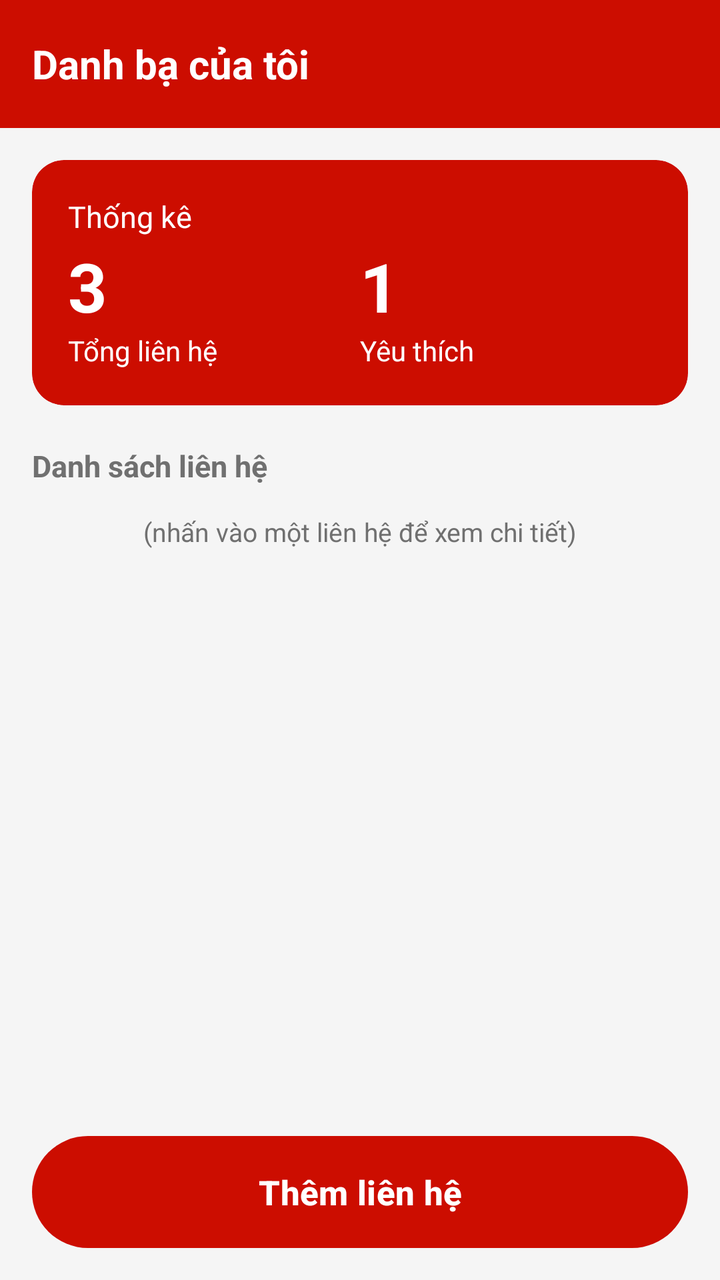
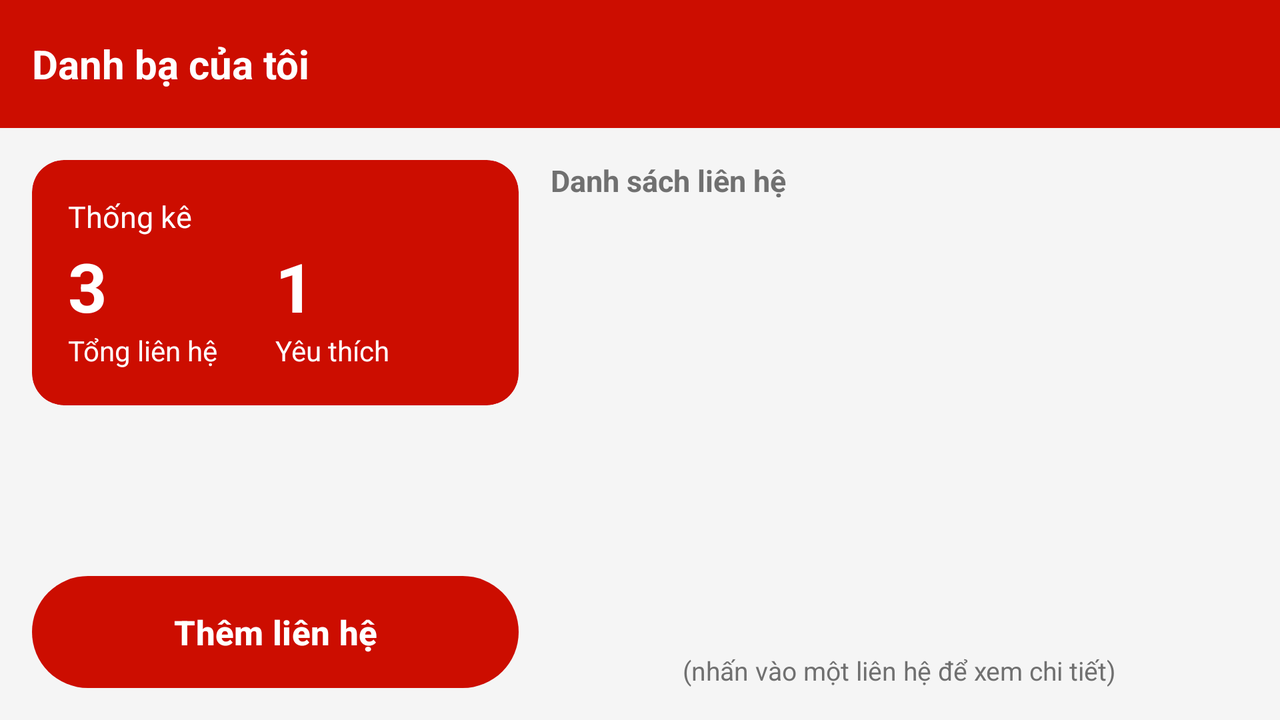

An Android layout and its configuration variant, each rendered on a device that would load it. The default file and the variant file are quoted in full after the pictures.
<!-- AndroidManifest.xml: application theme Theme.QuanLyDanhBa -->
<!-- res/layout/activity_main.xml -->
<?xml version="1.0" encoding="utf-8"?>
<LinearLayout xmlns:android="http://schemas.android.com/apk/res/android"
    xmlns:app="http://schemas.android.com/apk/res-auto"
    xmlns:tools="http://schemas.android.com/tools"
    android:id="@+id/main"
    android:layout_width="match_parent"
    android:layout_height="match_parent"
    android:orientation="vertical"
    tools:context=".MainActivity">

    <com.google.android.material.appbar.MaterialToolbar
        android:id="@+id/toolbar"
        style="@style/Widget.App.Toolbar"
        android:layout_width="match_parent"
        android:layout_height="?attr/actionBarSize"
        app:title="@string/title_main" />

    <androidx.constraintlayout.widget.ConstraintLayout
        android:layout_width="match_parent"
        android:layout_height="0dp"
        android:layout_weight="1"
        android:background="@color/background"
        android:padding="16dp">

        
        <com.google.android.material.card.MaterialCardView
            android:id="@+id/cardStats"
            android:layout_width="0dp"
            android:layout_height="wrap_content"
            app:cardBackgroundColor="@color/primary"
            app:cardCornerRadius="16dp"
            app:cardElevation="0dp"
            app:layout_constraintEnd_toEndOf="parent"
            app:layout_constraintStart_toStartOf="parent"
            app:layout_constraintTop_toTopOf="parent"
            app:strokeWidth="0dp">

            <LinearLayout
                android:layout_width="match_parent"
                android:layout_height="wrap_content"
                android:orientation="vertical"
                android:padding="18dp">

                <TextView
                    android:layout_width="wrap_content"
                    android:layout_height="wrap_content"
                    android:text="@string/stats_title"
                    android:textColor="@color/white"
                    android:textSize="15sp" />

                <LinearLayout
                    android:layout_width="match_parent"
                    android:layout_height="wrap_content"
                    android:baselineAligned="false"
                    android:layout_marginTop="2dp"
                    android:orientation="horizontal">

                    <LinearLayout
                        android:layout_width="0dp"
                        android:layout_height="wrap_content"
                        android:layout_weight="1"
                        android:orientation="vertical">

                        <TextView
                            android:id="@+id/tvTotal"
                            android:layout_width="wrap_content"
                            android:layout_height="wrap_content"
                            android:textColor="@color/white"
                            android:textSize="34sp"
                            android:textStyle="bold"
                            tools:text="3" />

                        <TextView
                            android:layout_width="wrap_content"
                            android:layout_height="wrap_content"
                            android:text="@string/stats_total"
                            android:textColor="@color/white"
                            android:textSize="14sp" />
                    </LinearLayout>

                    <LinearLayout
                        android:layout_width="0dp"
                        android:layout_height="wrap_content"
                        android:layout_weight="1"
                        android:orientation="vertical">

                        <TextView
                            android:id="@+id/tvFavorite"
                            android:layout_width="wrap_content"
                            android:layout_height="wrap_content"
                            android:textColor="@color/white"
                            android:textSize="34sp"
                            android:textStyle="bold"
                            tools:text="1" />

                        <TextView
                            android:layout_width="wrap_content"
                            android:layout_height="wrap_content"
                            android:text="@string/stats_favorite"
                            android:textColor="@color/white"
                            android:textSize="14sp" />
                    </LinearLayout>
                </LinearLayout>
            </LinearLayout>
        </com.google.android.material.card.MaterialCardView>

        <TextView
            android:id="@+id/tvListLabel"
            style="@style/Widget.App.Label"
            android:layout_width="0dp"
            android:layout_height="wrap_content"
            android:layout_marginTop="20dp"
            android:text="@string/label_contact_list"
            android:textSize="15sp"
            app:layout_constraintEnd_toEndOf="parent"
            app:layout_constraintStart_toStartOf="parent"
            app:layout_constraintTop_toBottomOf="@id/cardStats" />

        
        <androidx.recyclerview.widget.RecyclerView
            android:id="@+id/rvContacts"
            android:layout_width="0dp"
            android:layout_height="wrap_content"
            android:layout_marginTop="10dp"
            app:layout_constrainedHeight="true"
            app:layout_constraintBottom_toTopOf="@id/tvHint"
            app:layout_constraintEnd_toEndOf="parent"
            app:layout_constraintStart_toStartOf="parent"
            app:layout_constraintTop_toBottomOf="@id/tvListLabel"
            app:layout_constraintVertical_bias="0"
            app:layout_constraintVertical_chainStyle="packed"
            tools:itemCount="3"
            tools:listitem="@layout/item_contact" />

        <TextView
            android:id="@+id/tvHint"
            android:layout_width="0dp"
            android:layout_height="wrap_content"
            android:layout_marginTop="4dp"
            android:layout_marginBottom="12dp"
            android:gravity="center"
            android:text="@string/hint_tap_contact"
            android:textColor="@color/text_secondary"
            android:textSize="13sp"
            app:layout_constraintBottom_toTopOf="@id/btnAddContact"
            app:layout_constraintEnd_toEndOf="parent"
            app:layout_constraintStart_toStartOf="parent"
            app:layout_constraintTop_toBottomOf="@id/rvContacts" />

        
        <Button
            android:id="@+id/btnAddContact"
            style="@style/Widget.App.Button"
            android:layout_width="0dp"
            android:layout_height="wrap_content"
            android:text="@string/btn_add_contact"
            app:icon="@drawable/ic_add"
            app:iconGravity="textStart"
            app:layout_constraintBottom_toBottomOf="parent"
            app:layout_constraintEnd_toEndOf="parent"
            app:layout_constraintStart_toStartOf="parent" />
    </androidx.constraintlayout.widget.ConstraintLayout>
</LinearLayout>
<!-- resources referenced by this layout -->
<resources>
  <color name="background">#FFF5F5F5</color>
  <color name="primary">#FFCC0D00</color>
  <color name="text_secondary">#FF707070</color>
  <color name="white">#FFFFFFFF</color>
  <string name="btn_add_contact">Thêm liên hệ</string>
  <string name="hint_tap_contact">(nhấn vào một liên hệ để xem chi tiết)</string>
  <string name="label_contact_list">Danh sách liên hệ</string>
  <string name="stats_favorite">Yêu thích</string>
  <string name="stats_title">Thống kê</string>
  <string name="stats_total">Tổng liên hệ</string>
  <string name="title_main">Danh bạ của tôi</string>
  <style name="Widget.App.Button" parent="Widget.Material3.Button">
          <item name="android:minHeight">56dp</item>
          <item name="android:insetTop">0dp</item>
          <item name="android:insetBottom">0dp</item>
          <item name="android:textSize">17sp</item>
          <item name="android:textStyle">bold</item>
      </style>
  <style name="Widget.App.Label" parent="">
          <item name="android:textSize">14sp</item>
          <item name="android:textStyle">bold</item>
          <item name="android:textColor">@color/text_secondary</item>
      </style>
  <style name="Widget.App.Toolbar" parent="Widget.Material3.Toolbar">
          <item name="android:background">@color/primary</item>
          <item name="titleTextColor">@color/white</item>
          <item name="titleTextAppearance">@style/TextAppearance.App.ToolbarTitle</item>
          <item name="navigationIconTint">@color/white</item>
      </style>
  <style name="Theme.QuanLyDanhBa" parent="Base.Theme.QuanLyDanhBa" />
  <style name="TextAppearance.App.ToolbarTitle" parent="TextAppearance.Material3.TitleLarge">
          <item name="android:textSize">20sp</item>
          <item name="android:textStyle">bold</item>
      </style>
  <style name="Base.Theme.QuanLyDanhBa" parent="Theme.Material3.Light.NoActionBar">
          <item name="colorPrimary">@color/primary</item>
          <item name="colorOnPrimary">@color/white</item>
          <item name="colorPrimaryContainer">@color/primary_light</item>
          <item name="colorOnPrimaryContainer">@color/primary_dark</item>
          <item name="colorSecondary">@color/primary</item>
          <item name="colorOnSecondary">@color/white</item>
          <item name="colorError">@color/error</item>
          <item name="android:colorBackground">@color/background</item>
          
          <item name="android:windowBackground">@color/primary_dark</item>
          <item name="colorSurface">@color/surface</item>
          <item name="colorOnSurface">@color/text_primary</item>
          <item name="colorOnSurfaceVariant">@color/text_secondary</item>
          <item name="colorSurfaceContainerLowest">@color/surface</item>
          <item name="colorSurfaceContainerLow">#FFFAFAFA</item>
          <item name="colorSurfaceContainer">#FFF6F6F6</item>
          <item name="colorSurfaceContainerHigh">#FFF3F3F3</item>
          <item name="colorSurfaceContainerHighest">#FFEBEBEB</item>
          <item name="colorOutline">@color/border</item>
          <item name="colorOutlineVariant">@color/divider</item>
      </style>
  <color name="primary_light">#FFFCEBEA</color>
  <color name="primary_dark">#FF990A00</color>
  <color name="error">#FFCC0D00</color>
  <color name="surface">#FFFFFFFF</color>
  <color name="text_primary">#FF2E2E2E</color>
  <color name="border">#FFD4D4D4</color>
  <color name="divider">#FFE6E6E6</color>
</resources>
<!-- res/layout-land/activity_main.xml (the repository's variant of the layout above) -->
<!-- drawn on the phone turned sideways -->
<?xml version="1.0" encoding="utf-8"?>
<LinearLayout xmlns:android="http://schemas.android.com/apk/res/android"
    xmlns:app="http://schemas.android.com/apk/res-auto"
    xmlns:tools="http://schemas.android.com/tools"
    android:id="@+id/main"
    android:layout_width="match_parent"
    android:layout_height="match_parent"
    android:orientation="vertical"
    tools:context=".MainActivity">

    <com.google.android.material.appbar.MaterialToolbar
        android:id="@+id/toolbar"
        style="@style/Widget.App.Toolbar"
        android:layout_width="match_parent"
        android:layout_height="?attr/actionBarSize"
        app:title="@string/title_main" />

    <androidx.constraintlayout.widget.ConstraintLayout
        android:layout_width="match_parent"
        android:layout_height="0dp"
        android:layout_weight="1"
        android:background="@color/background"
        android:padding="16dp">

        
        <androidx.constraintlayout.widget.Guideline
            android:id="@+id/guideline"
            android:layout_width="wrap_content"
            android:layout_height="wrap_content"
            android:orientation="vertical"
            app:layout_constraintGuide_percent="0.4" />

        
        <com.google.android.material.card.MaterialCardView
            android:id="@+id/cardStats"
            android:layout_width="0dp"
            android:layout_height="wrap_content"
            app:cardBackgroundColor="@color/primary"
            app:cardCornerRadius="16dp"
            app:cardElevation="0dp"
            app:layout_constraintEnd_toStartOf="@id/guideline"
            app:layout_constraintStart_toStartOf="parent"
            app:layout_constraintTop_toTopOf="parent"
            app:strokeWidth="0dp">

            <LinearLayout
                android:layout_width="match_parent"
                android:layout_height="wrap_content"
                android:orientation="vertical"
                android:padding="18dp">

                <TextView
                    android:layout_width="wrap_content"
                    android:layout_height="wrap_content"
                    android:text="@string/stats_title"
                    android:textColor="@color/white"
                    android:textSize="15sp" />

                <LinearLayout
                    android:layout_width="match_parent"
                    android:layout_height="wrap_content"
                    android:layout_marginTop="2dp"
                    android:baselineAligned="false"
                    android:orientation="horizontal">

                    <LinearLayout
                        android:layout_width="0dp"
                        android:layout_height="wrap_content"
                        android:layout_weight="1"
                        android:orientation="vertical">

                        <TextView
                            android:id="@+id/tvTotal"
                            android:layout_width="wrap_content"
                            android:layout_height="wrap_content"
                            android:textColor="@color/white"
                            android:textSize="34sp"
                            android:textStyle="bold"
                            tools:text="3" />

                        <TextView
                            android:layout_width="wrap_content"
                            android:layout_height="wrap_content"
                            android:text="@string/stats_total"
                            android:textColor="@color/white"
                            android:textSize="14sp" />
                    </LinearLayout>

                    <LinearLayout
                        android:layout_width="0dp"
                        android:layout_height="wrap_content"
                        android:layout_weight="1"
                        android:orientation="vertical">

                        <TextView
                            android:id="@+id/tvFavorite"
                            android:layout_width="wrap_content"
                            android:layout_height="wrap_content"
                            android:textColor="@color/white"
                            android:textSize="34sp"
                            android:textStyle="bold"
                            tools:text="1" />

                        <TextView
                            android:layout_width="wrap_content"
                            android:layout_height="wrap_content"
                            android:text="@string/stats_favorite"
                            android:textColor="@color/white"
                            android:textSize="14sp" />
                    </LinearLayout>
                </LinearLayout>
            </LinearLayout>
        </com.google.android.material.card.MaterialCardView>

        
        <Button
            android:id="@+id/btnAddContact"
            style="@style/Widget.App.Button"
            android:layout_width="0dp"
            android:layout_height="wrap_content"
            android:text="@string/btn_add_contact"
            app:icon="@drawable/ic_add"
            app:iconGravity="textStart"
            app:layout_constraintBottom_toBottomOf="parent"
            app:layout_constraintEnd_toStartOf="@id/guideline"
            app:layout_constraintStart_toStartOf="parent" />

        <TextView
            android:id="@+id/tvListLabel"
            style="@style/Widget.App.Label"
            android:layout_width="0dp"
            android:layout_height="wrap_content"
            android:layout_marginStart="16dp"
            android:text="@string/label_contact_list"
            android:textSize="15sp"
            app:layout_constraintEnd_toEndOf="parent"
            app:layout_constraintStart_toEndOf="@id/guideline"
            app:layout_constraintTop_toTopOf="parent" />

        
        <androidx.recyclerview.widget.RecyclerView
            android:id="@+id/rvContacts"
            android:layout_width="0dp"
            android:layout_height="0dp"
            android:layout_marginStart="16dp"
            android:layout_marginTop="10dp"
            app:layout_constraintBottom_toTopOf="@id/tvHint"
            app:layout_constraintEnd_toEndOf="parent"
            app:layout_constraintStart_toEndOf="@id/guideline"
            app:layout_constraintTop_toBottomOf="@id/tvListLabel"
            tools:itemCount="3"
            tools:listitem="@layout/item_contact" />

        <TextView
            android:id="@+id/tvHint"
            android:layout_width="0dp"
            android:layout_height="wrap_content"
            android:layout_marginStart="16dp"
            android:layout_marginTop="4dp"
            android:gravity="center"
            android:text="@string/hint_tap_contact"
            android:textColor="@color/text_secondary"
            android:textSize="13sp"
            app:layout_constraintBottom_toBottomOf="parent"
            app:layout_constraintEnd_toEndOf="parent"
            app:layout_constraintStart_toEndOf="@id/guideline" />
    </androidx.constraintlayout.widget.ConstraintLayout>
</LinearLayout>
